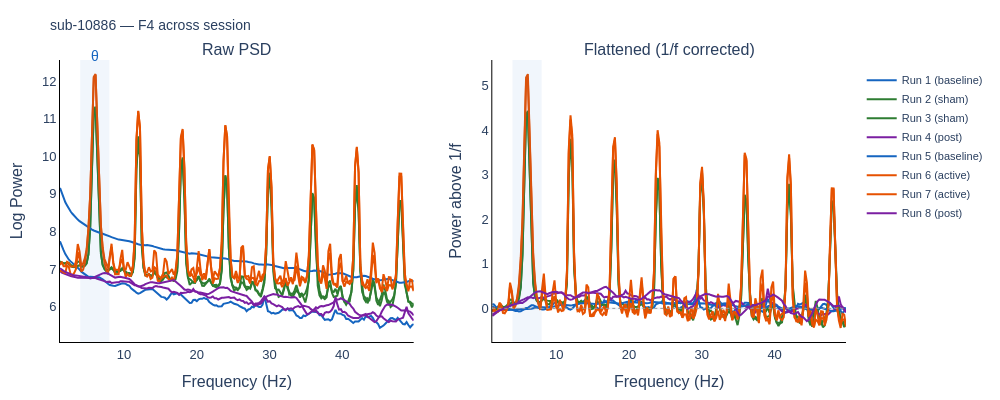

The cell this chart's notebook holds for it:
### Markdown cell above
## 5. Cross-Run Comparison

Compare spectral features across the session to assess:
1. **Baseline stability**: Do runs 1 and 5 show similar theta?
2. **Stimulation artifact**: How does the spectrum change during active tACS?
3. **After-effects**: Does post-stimulation theta power/frequency differ from pre-stimulation baseline?

This uses the 1/f-corrected (flattened) spectra from specparam, so differences reflect genuine oscillatory changes rather than shifts in broadband power.

### Code cell
# =============================================================================
# 5. Cross-Run PSD Comparison (F4 focus)
# =============================================================================

condition_colors = {
    'baseline': '#1565C0',
    'sham':     '#2E7D32',
    'active':   '#E65100',
    'post':     '#7B1FA2',
}

ch_focus = 'F4'

fig = make_subplots(
    rows=1, cols=2,
    subplot_titles=['Raw PSD', 'Flattened (1/f corrected)'],
)

for run_num in sorted(all_runs.keys()):
    nic2 = all_runs[run_num]
    condition = nic2['condition']
    color = condition_colors.get(condition, '#999999')
    model = specparam_models.get((run_num, ch_focus))
    
    if model is None:
        continue
    
    mc = get_model_components(model)
    label = f'Run {run_num} ({condition})'
    
    # Raw PSD
    fig.add_trace(go.Scatter(
        x=mc['freqs'], y=mc['power_spectrum'],
        mode='lines', line=dict(color=color, width=2),
        name=label,
        hovertemplate='%{x:.1f} Hz: %{y:.2f}<extra>' + label + '</extra>',
    ), row=1, col=1)
    
    # Flattened
    fig.add_trace(go.Scatter(
        x=mc['freqs'], y=mc['flattened'],
        mode='lines', line=dict(color=color, width=2),
        name=label, showlegend=False,
        hovertemplate='%{x:.1f} Hz: %{y:.3f}<extra>' + label + '</extra>',
    ), row=1, col=2)

for col in [1, 2]:
    fig.add_vrect(x0=4, x1=8, fillcolor='#1565C0', opacity=0.06,
                  line_width=0, row=1, col=col)

# Add theta label manually to avoid Plotly annotation glitch
fig.add_annotation(x=6, y=1.05, xref='x', yref='paper',
                   text='θ', showarrow=False,
                   font=dict(size=14, color='#1565C0'))

fig.add_hline(y=0, line=dict(color='#999999', width=1, dash='dot'),
              row=1, col=2)

fig.update_layout(
    title=dict(text=f'sub-{SUBJECT_ID} — {ch_focus} across session',
               font=dict(size=14)),
    height=400, width=1000,
    template='plotly_white',
    margin=dict(l=60, r=40, t=60, b=50),
    font=dict(family='Arial', size=13),
    legend=dict(x=1.02, y=0.98, font=dict(size=11)),
)

fig.update_xaxes(title_text='Frequency (Hz)', showgrid=False,
                 showline=True, linewidth=1, linecolor='black')
fig.update_yaxes(showgrid=False,
                 showline=True, linewidth=1, linecolor='black')
fig.update_yaxes(title_text='Log Power', row=1, col=1)
fig.update_yaxes(title_text='Power above 1/f', row=1, col=2)

fig.show(config=dict(toImageButtonOptions=dict(
    filename=f'cross_run_psd_sub-{SUBJECT_ID}')))

### Figure 1 — Plotly figure (JSON) as saved in the notebook; plotly's stock layout.template omitted (floating-point values rounded to 4 significant figures; data arrays with more than 128 entries replaced by an {"elided": "..."} marker saying what was removed)
{"data": [{"hovertemplate": "%{x:.1f} Hz: %{y:.2f}<extra>Run 1 (baseline)</extra>", "line": {"color": "#1565C0", "width": 2}, "mode": "lines", "name": "Run 1 (baseline)", "type": "scatter", "x": {"elided": "200 float values"}, "xaxis": "x", "y": {"elided": "200 float values"}, "yaxis": "y"}, {"hovertemplate": "%{x:.1f} Hz: %{y:.3f}<extra>Run 1 (baseline)</extra>", "line": {"color": "#1565C0", "width": 2}, "mode": "lines", "name": "Run 1 (baseline)", "showlegend": false, "type": "scatter", "x": {"elided": "200 float values"}, "xaxis": "x2", "y": {"elided": "200 float values"}, "yaxis": "y2"}, {"hovertemplate": "%{x:.1f} Hz: %{y:.2f}<extra>Run 2 (sham)</extra>", "line": {"color": "#2E7D32", "width": 2}, "mode": "lines", "name": "Run 2 (sham)", "type": "scatter", "x": {"elided": "200 float values"}, "xaxis": "x", "y": {"elided": "200 float values"}, "yaxis": "y"}, {"hovertemplate": "%{x:.1f} Hz: %{y:.3f}<extra>Run 2 (sham)</extra>", "line": {"color": "#2E7D32", "width": 2}, "mode": "lines", "name": "Run 2 (sham)", "showlegend": false, "type": "scatter", "x": {"elided": "200 float values"}, "xaxis": "x2", "y": {"elided": "200 float values"}, "yaxis": "y2"}, {"hovertemplate": "%{x:.1f} Hz: %{y:.2f}<extra>Run 3 (sham)</extra>", "line": {"color": "#2E7D32", "width": 2}, "mode": "lines", "name": "Run 3 (sham)", "type": "scatter", "x": {"elided": "200 float values"}, "xaxis": "x", "y": {"elided": "200 float values"}, "yaxis": "y"}, {"hovertemplate": "%{x:.1f} Hz: %{y:.3f}<extra>Run 3 (sham)</extra>", "line": {"color": "#2E7D32", "width": 2}, "mode": "lines", "name": "Run 3 (sham)", "showlegend": false, "type": "scatter", "x": {"elided": "200 float values"}, "xaxis": "x2", "y": {"elided": "200 float values"}, "yaxis": "y2"}, {"hovertemplate": "%{x:.1f} Hz: %{y:.2f}<extra>Run 4 (post)</extra>", "line": {"color": "#7B1FA2", "width": 2}, "mode": "lines", "name": "Run 4 (post)", "type": "scatter", "x": {"elided": "200 float values"}, "xaxis": "x", "y": {"elided": "200 float values"}, "yaxis": "y"}, {"hovertemplate": "%{x:.1f} Hz: %{y:.3f}<extra>Run 4 (post)</extra>", "line": {"color": "#7B1FA2", "width": 2}, "mode": "lines", "name": "Run 4 (post)", "showlegend": false, "type": "scatter", "x": {"elided": "200 float values"}, "xaxis": "x2", "y": {"elided": "200 float values"}, "yaxis": "y2"}, {"hovertemplate": "%{x:.1f} Hz: %{y:.2f}<extra>Run 5 (baseline)</extra>", "line": {"color": "#1565C0", "width": 2}, "mode": "lines", "name": "Run 5 (baseline)", "type": "scatter", "x": {"elided": "200 float values"}, "xaxis": "x", "y": {"elided": "200 float values"}, "yaxis": "y"}, {"hovertemplate": "%{x:.1f} Hz: %{y:.3f}<extra>Run 5 (baseline)</extra>", "line": {"color": "#1565C0", "width": 2}, "mode": "lines", "name": "Run 5 (baseline)", "showlegend": false, "type": "scatter", "x": {"elided": "200 float values"}, "xaxis": "x2", "y": {"elided": "200 float values"}, "yaxis": "y2"}, {"hovertemplate": "%{x:.1f} Hz: %{y:.2f}<extra>Run 6 (active)</extra>", "line": {"color": "#E65100", "width": 2}, "mode": "lines", "name": "Run 6 (active)", "type": "scatter", "x": {"elided": "200 float values"}, "xaxis": "x", "y": {"elided": "200 float values"}, "yaxis": "y"}, {"hovertemplate": "%{x:.1f} Hz: %{y:.3f}<extra>Run 6 (active)</extra>", "line": {"color": "#E65100", "width": 2}, "mode": "lines", "name": "Run 6 (active)", "showlegend": false, "type": "scatter", "x": {"elided": "200 float values"}, "xaxis": "x2", "y": {"elided": "200 float values"}, "yaxis": "y2"}, {"hovertemplate": "%{x:.1f} Hz: %{y:.2f}<extra>Run 7 (active)</extra>", "line": {"color": "#E65100", "width": 2}, "mode": "lines", "name": "Run 7 (active)", "type": "scatter", "x": {"elided": "200 float values"}, "xaxis": "x", "y": {"elided": "200 float values"}, "yaxis": "y"}, {"hovertemplate": "%{x:.1f} Hz: %{y:.3f}<extra>Run 7 (active)</extra>", "line": {"color": "#E65100", "width": 2}, "mode": "lines", "name": "Run 7 (active)", "showlegend": false, "type": "scatter", "x": {"elided": "200 float values"}, "xaxis": "x2", "y": {"elided": "200 float values"}, "yaxis": "y2"}, {"hovertemplate": "%{x:.1f} Hz: %{y:.2f}<extra>Run 8 (post)</extra>", "line": {"color": "#7B1FA2", "width": 2}, "mode": "lines", "name": "Run 8 (post)", "type": "scatter", "x": {"elided": "200 float values"}, "xaxis": "x", "y": {"elided": "200 float values"}, "yaxis": "y"}, {"hovertemplate": "%{x:.1f} Hz: %{y:.3f}<extra>Run 8 (post)</extra>", "line": {"color": "#7B1FA2", "width": 2}, "mode": "lines", "name": "Run 8 (post)", "showlegend": false, "type": "scatter", "x": {"elided": "200 float values"}, "xaxis": "x2", "y": {"elided": "200 float values"}, "yaxis": "y2"}], "layout": {"annotations": [{"font": {"size": 16}, "showarrow": false, "text": "Raw PSD", "x": 0.225, "xanchor": "center", "xref": "paper", "y": 1, "yanchor": "bottom", "yref": "paper"}, {"font": {"size": 16}, "showarrow": false, "text": "Flattened (1/f corrected)", "x": 0.775, "xanchor": "center", "xref": "paper", "y": 1, "yanchor": "bottom", "yref": "paper"}, {"font": {"color": "#1565C0", "size": 14}, "showarrow": false, "text": "θ", "x": 6, "xref": "x", "y": 1.05, "yref": "paper"}], "font": {"family": "Arial", "size": 13}, "height": 400, "legend": {"font": {"size": 11}, "x": 1.02, "y": 0.98}, "margin": {"b": 50, "l": 60, "r": 40, "t": 60}, "shapes": [{"fillcolor": "#1565C0", "line": {"width": 0}, "opacity": 0.06, "type": "rect", "x0": 4, "x1": 8, "xref": "x", "y0": 0, "y1": 1, "yref": "y domain"}, {"fillcolor": "#1565C0", "line": {"width": 0}, "opacity": 0.06, "type": "rect", "x0": 4, "x1": 8, "xref": "x2", "y0": 0, "y1": 1, "yref": "y2 domain"}, {"line": {"color": "#999999", "dash": "dot", "width": 1}, "type": "line", "x0": 0, "x1": 1, "xref": "x2 domain", "y0": 0, "y1": 0, "yref": "y2"}], "title": {"font": {"size": 14}, "text": "sub-10886 — F4 across session"}, "width": 1000, "xaxis": {"anchor": "y", "autorange": true, "domain": [0, 0.45], "linecolor": "black", "linewidth": 1, "range": [1.221, 49.8], "showgrid": false, "showline": true, "title": {"text": "Frequency (Hz)"}, "type": "linear"}, "xaxis2": {"anchor": "y2", "autorange": true, "domain": [0.55, 1], "linecolor": "black", "linewidth": 1, "range": [1.221, 49.8], "showgrid": false, "showline": true, "title": {"text": "Frequency (Hz)"}, "type": "linear"}, "yaxis": {"anchor": "x", "autorange": true, "domain": [0, 1], "linecolor": "black", "linewidth": 1, "range": [5.052, 12.57], "showgrid": false, "showline": true, "title": {"text": "Log Power"}, "type": "linear"}, "yaxis2": {"anchor": "x2", "autorange": true, "domain": [0, 1], "linecolor": "black", "linewidth": 1, "range": [-0.7553, 5.58], "showgrid": false, "showline": true, "title": {"text": "Power above 1/f"}, "type": "linear"}}}
